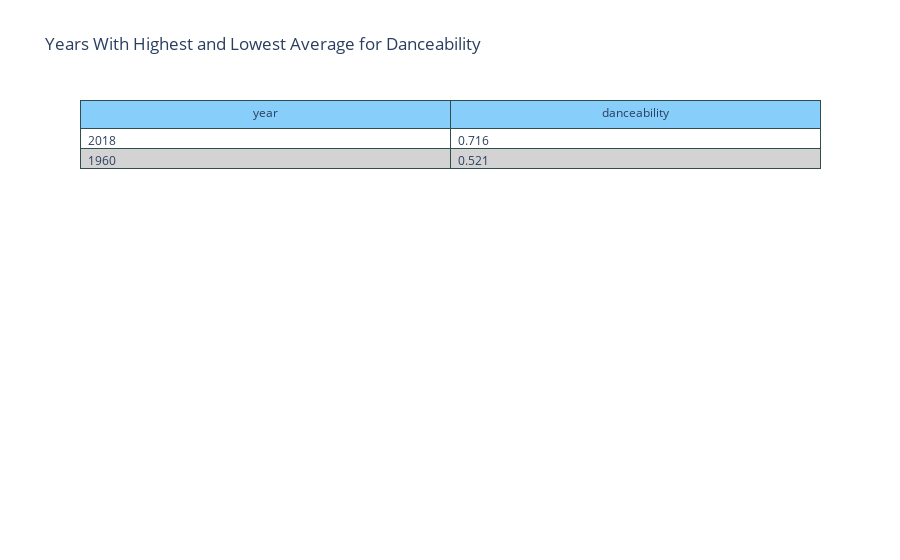

The cell this chart's notebook holds for it:
### Markdown cell above
The average danceability of top 40 hits is at its highest in the early 2020s, but peaked specificially from 
2015-2019.

### Code cell
most_least("danceability")

### Figure 1 — Plotly figure (JSON) as saved in the notebook; plotly's stock layout.template omitted (floating-point values rounded to 4 significant figures)
{"data": [{"cells": {"align": "left", "fill": {"color": [["white", "lightgrey", "white", "lightgrey", "white", "white", "lightgrey", "white", "lightgrey", "white"]]}, "line": {"color": "darkslategray"}, "values": [[2018, 1960], [0.716, 0.521]]}, "header": {"align": "center", "fill": {"color": "lightskyblue"}, "line": {"color": "darkslategray"}, "values": ["year", "danceability"]}, "type": "table"}], "layout": {"autosize": true, "title": {"text": "Years With Highest and Lowest Average for Danceability"}}}
